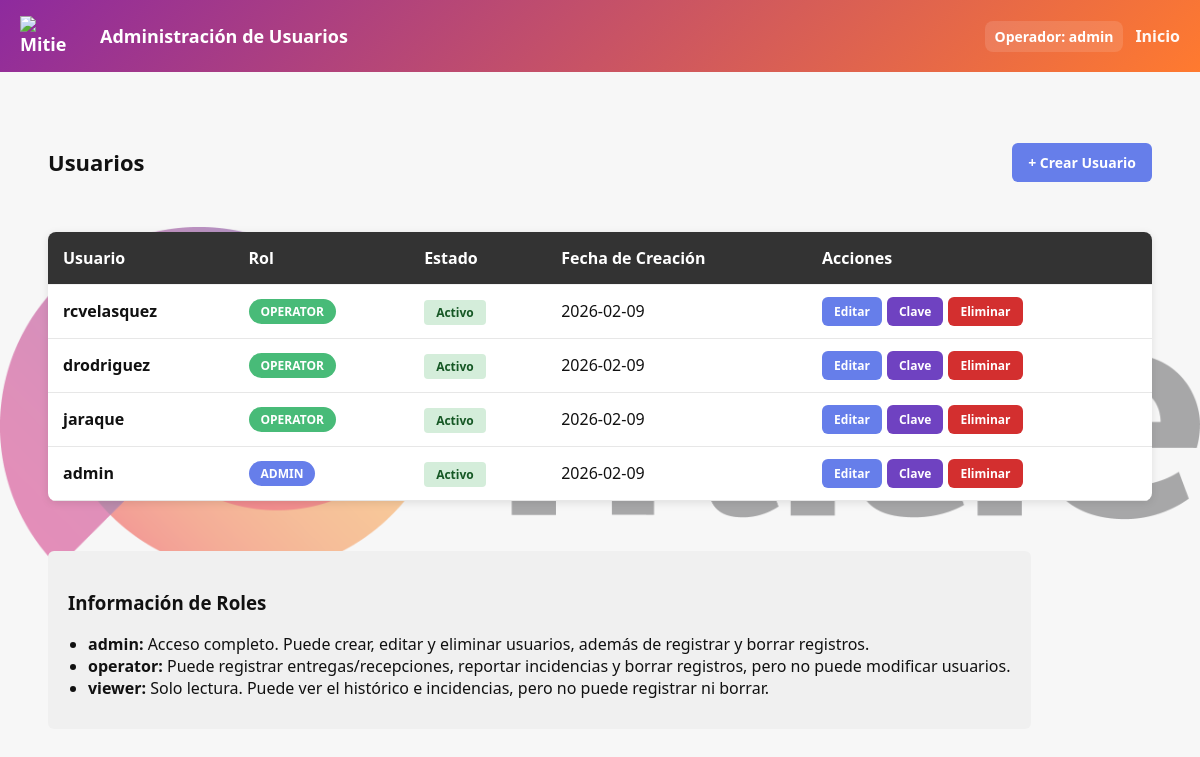
/administracion (signed in), run on an earlier commit of the app's database.
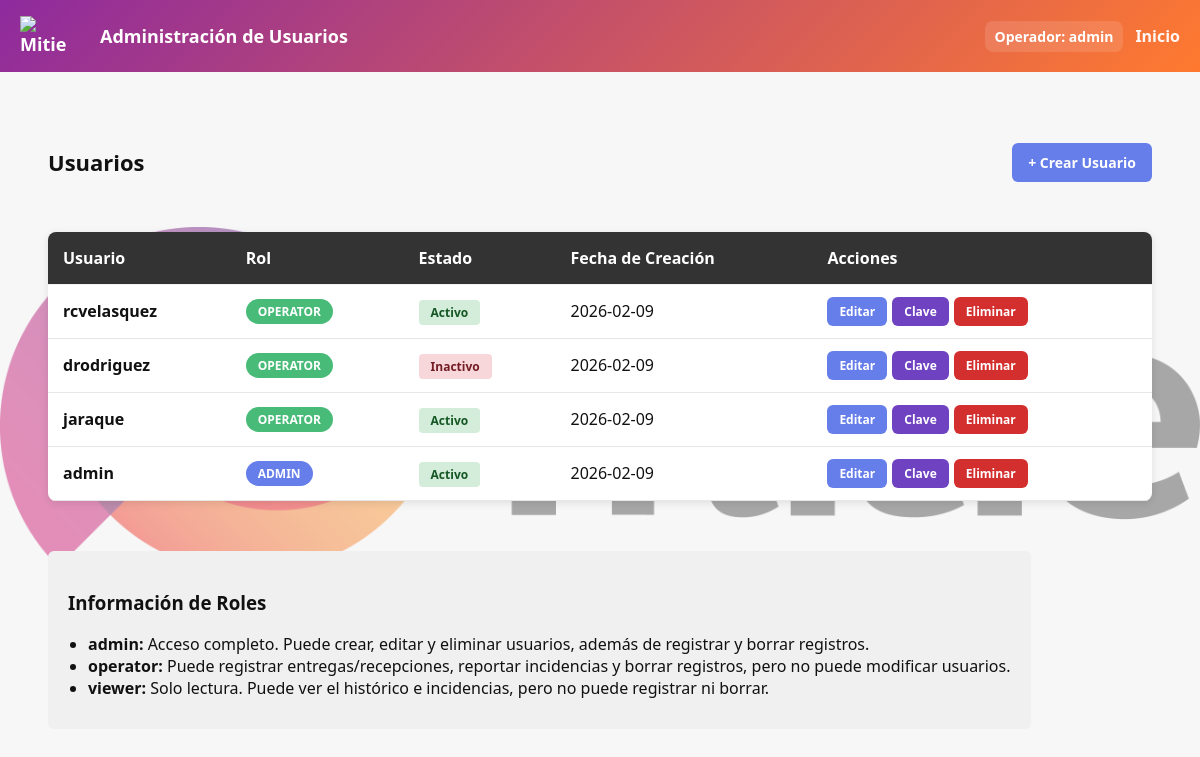
And on a later commit of the database.
### tables this page shows
CREATE TABLE usuarios (
                id INTEGER PRIMARY KEY AUTOINCREMENT,
                username TEXT UNIQUE NOT NULL,
                password TEXT NOT NULL,
                rol TEXT NOT NULL,
                activo INTEGER DEFAULT 1,
                fecha_creacion TEXT
            , notas TEXT);

### routes/admin.py (the view)
@admin_bp.route('/administracion')
@require_permission('administracion')
def administracion():
    db = get_db()
    usuarios = db.execute(
        'SELECT id, username, rol, activo, fecha_creacion FROM usuarios ORDER BY fecha_creacion DESC'
    ).fetchall()
    return render_template('administracion.html', usuarios=usuarios, roles=ROLES_PERMISOS.keys())

### models.py (called while the page is built)
def get_db():
    db = getattr(g, '_database', None)
    if db is None:
        db = g._database = sqlite3.connect(DB_PATH)
        db.row_factory = sqlite3.Row
        db.execute('PRAGMA journal_mode=WAL')  # Mejor rendimiento concurrente
    return db

    def tiene_permiso(self, permiso):
        return permiso in ROLES_PERMISOS.get(self.rol, [])

### templates/administracion.html (shortened to what this page needs)
<!doctype html>
<html lang="es">
  <head>
    <link rel="stylesheet" href="/static/style.css">
  </head>
  <body>
    <header class="topbar">
      <h1><a href="/" style="display:inline-flex;align-items:center;text-decoration:none;color:inherit;"><img src="/static/mitie_logo.png" srcset="/static/mitie_logo@2x.png 2x" class="brand-logo" alt="Mitie" width="56" decoding="async"></a>Administración de Usuarios</h1>
      <div style="display:flex;align-items:center;gap:12px">
        {% if current_user.is_authenticated %}
          <a class="user-badge" href="/perfil">Operador: {{ current_user.username }}</a>
        {% endif %}
        <div>
          <a class="history-link" href="/">Inicio</a>
        </div>
      </div>
    </header>
    <main class="container admin-full">
      <div class="admin-header">
        <h2>Usuarios</h2>
        <a href="/usuarios/crear" id="open-create-btn" class="btn-secondary">+ Crear Usuario</a>
      </div>
      <table class="usuarios-table">
        <thead>
          <tr>
            <th>Usuario</th>
            <th>Rol</th>
            <th>Estado</th>
            <th>Fecha de Creación</th>
            <th>Acciones</th>
          </tr>
        </thead>
        <tbody>
          {% if usuarios %}
            {% for usuario in usuarios %}
              <tr>
                <td><strong>{{ usuario[1] }}</strong></td>
                <td><span class="rol-badge rol-{{ usuario[2] }}">{{ usuario[2].upper() }}</span></td>
                <td>
                  <span class="activo-badge activo-{% if usuario[3] == 1 %}si{% else %}no{% endif %}">
                    {% if usuario[3] == 1 %}Activo{% else %}Inactivo{% endif %}
                  </span>
                </td>
                <td>{{ usuario[4][:10] if usuario[4] else 'N/A' }}</td>
                <td>
                  <div class="acciones">
                    <a href="/usuarios/{{ usuario[0] }}/editar" class="btn-secondary btn-small">Editar</a>
                    <a href="/usuarios/{{ usuario[0] }}/cambiar_contrasena" class="btn-secondary btn-small" style="background:#6f42c1;">Clave</a>
                    <form method="post" action="/usuarios/{{ usuario[0] }}/eliminar" class="form-eliminar" onclick="return confirm('¿Estás seguro de que quieres eliminar este usuario?');">
                      <button type="submit" class="btn-secondary btn-small btn-danger">Eliminar</button>
                    </form>
                  </div>
                </td>
              </tr>
            {% endfor %}
          {% else %}
            <tr>
              <td colspan="5" style="text-align: center; color: #999;">No hay usuarios registrados</td>
            </tr>
          {% endif %}
        </tbody>
      </table>
      <div style="margin-top: 30px; padding: 20px; background: #f0f0f0; border-radius: 6px;">
        <h3>Información de Roles</h3>
        <ul style="margin: 10px 0; padding-left: 20px;">
          <li><strong>admin:</strong> Acceso completo. Puede crear, editar y eliminar usuarios, además de registrar y borrar registros.</li>
          <li><strong>operator:</strong> Puede registrar entregas/recepciones, reportar incidencias y borrar registros, pero no puede modificar usuarios.</li>
          <li><strong>viewer:</strong> Solo lectura. Puede ver el histórico e incidencias, pero no puede registrar ni borrar.</li>
        </ul>
      </div>
    </main>
  </body>
</html>

### static/style.css (style rules this page uses)
:root { --brand-orange: #ff7a2f; --brand-magenta: #8e2a9e; --brand-gradient: linear-gradient(135deg,var(--brand-magenta),var(--brand-orange)); --brand-dark: #3b1f3f; --brand-text: #4b4b4b; --accent: var(--brand-orange); --muted: #f7f7f7; --text: #111; }
* { box-sizing:border-box;font-family:Segoe UI, Roboto, Arial, sans-serif }
body { margin:0;background:var(--muted);color:var(--text) }
.topbar { background:var(--brand-gradient);padding:16px 20px;display:flex;align-items:center;justify-content:space-between;color:#fff }
.topbar h1 { margin:0;font-size:18px;display:flex;align-items:center;gap:12px }
.brand-logo { width:56px;height:auto;display:inline-block;vertical-align:middle;margin-right:12px }
.history-link { color:rgba(255,255,255,0.95);text-decoration:none;font-weight:600 }
.container { display:flex;flex-direction:column;align-content:space-between;justify-content:center;align-items:flex-start;gap:20px;padding:24px;width:100%;margin:0;max-width:none;height:calc(100vh - 72px);box-sizing:border-box }
.btn-secondary { background: #667eea; color: white; padding: 10px 16px; border: none; border-radius: 6px; text-decoration: none; cursor: pointer; display: inline-block; font-size: 14px; font-weight: 600; transition: background 0.3s; }
.btn-small { padding: 6px 12px !important; font-size: 12px !important; }
.btn-danger { background: #d32f2f !important; color: white !important; }
table { width:100%;border-collapse:collapse;background:#fff;border-radius:8px;overflow:hidden }
th,td { padding:10px;text-align:left;border-bottom:1px solid #f1f1f1 }
thead th { background:var(--accent) }
.topbar { position: relative; z-index: 1200; }
main.container { position: relative; z-index: 2; }
.user-badge { margin-left:16px;padding:6px 10px;background:rgba(255,255,255,0.12);color:#fff;border-radius:8px;font-weight:700;font-size:14px;text-decoration:none;display:inline-block;cursor:pointer }
.header-actions, .admin-header { display: flex; align-items: center; gap: 12px; width: 100%; flex-wrap: nowrap; margin-bottom: 20px; }

### templates/administracion.html (style rules this page uses)
.admin-header { display: flex; justify-content: space-between; align-items: center; margin-bottom: 30px; }
.admin-header h2 { margin: 0; }
.usuarios-table { width: 100%; border-collapse: collapse; background: white; border-radius: 8px; overflow: hidden; box-shadow: 0 2px 8px rgba(0,0,0,0.1); }
.usuarios-table th { background: #333; color: white; padding: 15px; text-align: left; font-weight: bold; }
.usuarios-table td { padding: 12px 15px; border-bottom: 1px solid #e7e7e7; }
.rol-badge { display: inline-block; padding: 4px 12px; border-radius: 20px; font-size: 12px; font-weight: bold; color: white; }
.rol-admin { background: #667eea; }
.rol-operator { background: #48bb78; }
.activo-badge { padding: 4px 12px; border-radius: 4px; font-size: 12px; font-weight: bold; }
.activo-si { background: #d4edda; color: #155724; }
.activo-no { background: #f8d7da; color: #721c24; }
.acciones { display: flex; gap: 5px; }
.form-eliminar { display: inline; }
.admin-full { max-width: none; width: 100%; margin: 0; padding: 24px 48px; }
.admin-full .admin-header { gap: 16px; }
.admin-full .usuarios-table { width: 100%; }
.admin-full .admin-header h2 { font-size: 22px; }

What changed in the data, as far as the page shows it:
changed usuarios "drodriguez": activo "Activo" → "Inactivo"
